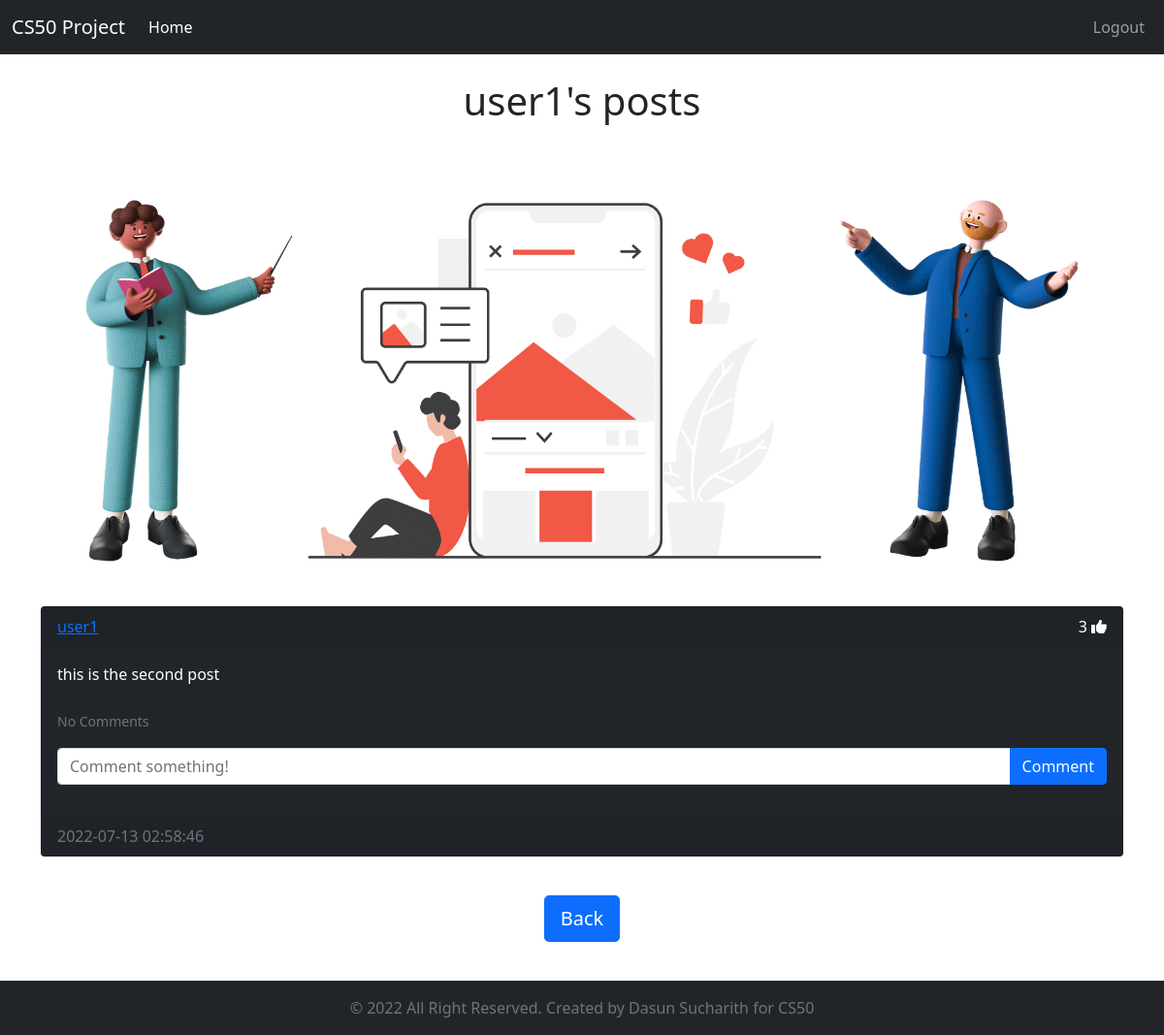
The page /posts/user1 (signed in) on the database its author committed.
### website/models.py (models this page shows)
class User(db.Model, UserMixin):
    id = db.Column(db.Integer, primary_key=True)
    email = db.Column(db.String(150), unique=True)
    username = db.Column(db.String(150), unique=True)
    password = db.Column(db.String(150))
    date_created = db.Column(db.DateTime(timezone=True), default=func.now())
    posts = db.relationship('Post', backref='user', passive_deletes=True)
    comments = db.relationship('Comment', backref='user', passive_deletes=True)
    likes = db.relationship('Like', backref='user', passive_deletes=True)

class Post(db.Model):
    id = db.Column(db.Integer, primary_key=True)
    text = db.Column(db.Text, nullable=False)
    date_created = db.Column(db.DateTime(timezone=True), default=func.now())
    author = db.Column(db.Integer, db.ForeignKey(
        'user.id', ondelete='CASCADE'), nullable=False)
    comments = db.relationship('Comment', backref='post', passive_deletes=True)
    likes = db.relationship('Like', backref='post', passive_deletes=True)

### website/views.py (the view)
@views.route('/posts/<username>')
@login_required
def posts(username):
    user = User.query.filter_by(username=username).first()
    if not user:
        flash('No user with that username exists.', category='error')
        return redirect(url_for('views.home'))
    posts = user.posts
    return render_template('posts.html',user=current_user, posts=posts, username=username)

### website/__init__.py (called while the page is built)
def create_app():
    app = Flask(__name__)
    app.config['SECRET_KEY'] = "slviki.org"
    app.config['SQLALCHEMY_DATABASE_URI'] = f'sqlite:///{DB_NAME}'
    app.config['SQLALCHEMY_TRACK_MODIFICATIONS'] = False
    db.init_app(app)
    from .views import views
    from .auth import auth
    app.register_blueprint(views, url_prefix="/")
    app.register_blueprint(auth, url_prefix="/")
    from .models import User, Post, Comment, Like
    create_database(app)
    login_manager = LoginManager()
    login_manager.login_view = 'auth.login'
    login_manager.init_app(app)
    @login_manager.user_loader
    def load_user(id):
        return User.query.get(int(id))
    return app

### website/templates/posts.html (shortened to what this page needs)
{% extends "posts_div.html" %}
{% block header %}
  {{username}}'s posts
{% endblock %}
{% block footer %}
<div align="center">
  <a href="/home"
    ><button type="button" class="btn btn-primary btn-lg">Back</button></a
  >
</div>
{% endblock %}

### website/templates/posts_div.html (shortened to what this page needs)
{% extends "base.html" %}
{% block content %}
  <br />
  <h1 align="center">{% block header %}Posts{% endblock %}</h1>
  <br />
  <div class="row">
    <img src="{{url_for('static',filename = 'images/posts.png')}}" alt="posts" >
  </div>
  <div class="row">
    <div id="posts">
      {% for post in posts %}
        <div class="card text-white bg-dark mb-3">
          <div class="card-header d-flex justify-content-between align-items-center">
            <a href="/posts/{{post.user.username}}">{{post.user.username}}</a>
            <div>
              <span id="likes-count-{{post.id}}">
                {{ post.likes|length }}
              </span>
              {% if user.id in post.likes|map(attribute="author")|list %}
                <i class="fas fa-thumbs-up" id="like-button-{{post.id}}" onclick="like({{post.id}})"></i>
              {% else %}
                <i class="far fa-thumbs-up" id="like-button-{{post.id}}" onclick="like({{post.id}})"></i>
              {% endif %}
            </div>
          </div>
          <div class="card-body">
            <div class="card-text">{{post.text}}</div>
            <br />
            <p class="card-text bg-dark">
              {% if post.comments|length > 0 %}
                <a data-bs-toggle="collapse" href="#comments-{{post.id}}" role="button">
                  <small>View {{post.comments|length}} Comments</small>
                </a>
                {% else %}
                  <small class="text-muted">No Comments</small>
              {% endif %}
            </p>
            <form class="input-group mb-3" method="POST" action="/create-comment/{{post.id}}">
              <input type="text" id="text" name="text" class="form-control" placeholder="Comment something!" />
              <button type="submit" class="btn btn-primary">Comment</button>
            </form>
          </div>
          <div class="card-footer text-muted">{{post.date_created}}</div>
        </div>
        <br />
      {% endfor %}
    </div>
  </div>
  <div class="row">
    {% block footer %}{% endblock %}
  </div>
  <br /><br /><br /><br />
{% endblock %}

### rows shown on the page
User: username "user1"
Post: user.username "user1", likes|length "3", text "this is the second post", date_created "2022-07-13 02:58:46"
